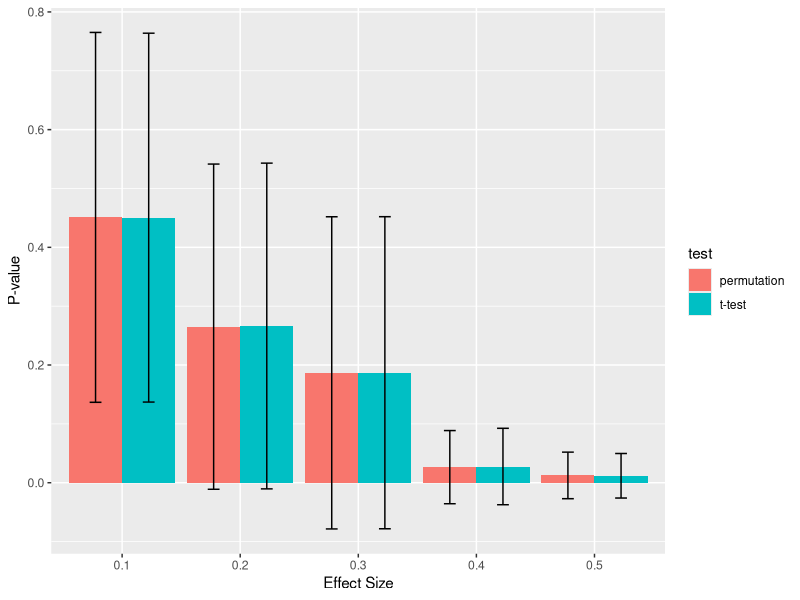
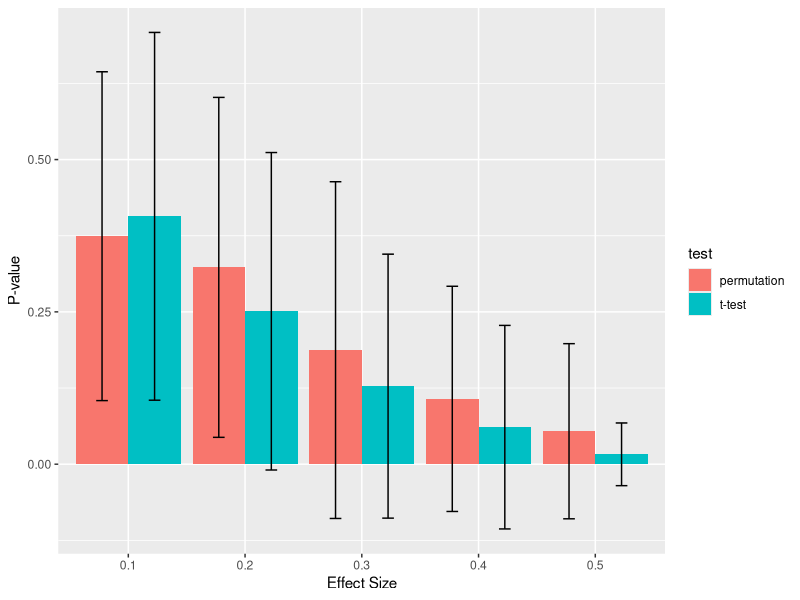

Write R code to recreate these figures, in order.
## ---- chunk 1
library(tidyverse)
simulations = 50
permutations_n = 1000
sample_size = 100
these_effect_sizes = c(.1,.2,.3,.4,.5)
simulations_df <- data.frame(
  effect_size = rep(rep(these_effect_sizes, simulations)),
  simulation  = rep(rep(c(1:simulations)),length(these_effect_sizes)),
  # permutation = rep(c(1:permutations_n), length(these_effect_sizes) * simulations),
  ttest = NA,
  perm_test = NA
)

# could take a while, here's a progess bar
pb = txtProgressBar(min = 0, max = dim(simulations_df)[1], initial = 0) 
for(i in 1:dim(simulations_df)[1]){
  setTxtProgressBar(pb,i)
  this_effect_size = simulations_df$effect_size[i]
  group_1_data = rnorm(sample_size)
  group_2_data = rnorm(sample_size)+ this_effect_size
  simulations_df$ttest[i] = t.test(group_1_data, group_2_data, var.equal = T)$p.value
  
  # permutation analysis
  perm_vector = numeric(permutations_n)
  
  for(j in 1:permutations_n){
    all_sample = c(group_1_data,group_2_data)
    group_1_sample = sample(all_sample, sample_size, replace = FALSE)
    
    # select opposite data for group 2
    group_2_index  = !(all_sample %in% group_1_sample)
    group_2_sample = all_sample[group_2_index]

    # compare the medians
    perm_vector[j] = t.test(group_1_sample, group_2_sample, var.equal = T)$p.value
  }
  simulations_df$perm_test[i] = mean(abs(simulations_df$ttest[i]) > abs(perm_vector))
}

simulations_df %>% 
  group_by(effect_size) %>% 
  summarise(
    ttest_mean = mean(ttest),
    ttest_sd   = sd(ttest),
    perm_mean  = mean(perm_test),
    perm_sd    = sd(perm_test),
  ) -> simulations_summary

simulations_plot_df = data.frame(
  test = rep(c("t-test","permutation"),each = 5),
  effect_size = rep(as.character(these_effect_sizes), 2),
  mean = c(
    mean(simulations_df$ttest[simulations_df$effect_size == .1]),
    mean(simulations_df$ttest[simulations_df$effect_size == .2]),
    mean(simulations_df$ttest[simulations_df$effect_size == .3]),
    mean(simulations_df$ttest[simulations_df$effect_size == .4]),
    mean(simulations_df$ttest[simulations_df$effect_size == .5]),
    mean(simulations_df$perm_test[simulations_df$effect_size == .1]),
    mean(simulations_df$perm_test[simulations_df$effect_size == .2]),
    mean(simulations_df$perm_test[simulations_df$effect_size == .3]),
    mean(simulations_df$perm_test[simulations_df$effect_size == .4]),
    mean(simulations_df$perm_test[simulations_df$effect_size == .5])
  ),
  sd   = c(
    sd(simulations_df$ttest[simulations_df$effect_size == .1]),
    sd(simulations_df$ttest[simulations_df$effect_size == .2]),
    sd(simulations_df$ttest[simulations_df$effect_size == .3]),
    sd(simulations_df$ttest[simulations_df$effect_size == .4]),
    sd(simulations_df$ttest[simulations_df$effect_size == .5]),
    sd(simulations_df$perm_test[simulations_df$effect_size == .1]),
    sd(simulations_df$perm_test[simulations_df$effect_size == .2]),
    sd(simulations_df$perm_test[simulations_df$effect_size == .3]),
    sd(simulations_df$perm_test[simulations_df$effect_size == .4]),
    sd(simulations_df$perm_test[simulations_df$effect_size == .5])
  )
)

ggplot(simulations_plot_df, aes(x=effect_size, y=mean, fill=test)) +
  geom_bar(stat="identity", position=position_dodge()) +
  geom_errorbar(aes(ymin=mean-sd, ymax=mean+sd), width=.2,position=position_dodge(.9)) +
  xlab("Effect Size") +
  ylab("P-value") 
## ---- chunk 2
simulations_df <- data.frame(
  effect_size = rep(rep(these_effect_sizes, simulations)),
  simulation  = rep(rep(c(1:simulations)),length(these_effect_sizes)),
  # permutation = rep(c(1:permutations_n), length(these_effect_sizes) * simulations),
  ttest = NA,
  perm_test = NA
)

# could take a while, here's a progess bar
pb = txtProgressBar(min = 0, max = dim(simulations_df)[1], initial = 0) 
for(i in 1:dim(simulations_df)[1]){
  setTxtProgressBar(pb,i)
  this_effect_size = simulations_df$effect_size[i]
  group_1_data = rnorm(sample_size)
  group_2_data = rnorm(sample_size)+ this_effect_size
  simulations_df$ttest[i] = t.test(group_1_data, group_2_data, var.equal = T)$p.value
  
  # permutation analysis
  perm_vector = numeric(permutations_n)
  
  median_diff = median(group_1_data) - median(group_2_data)
  for(j in 1:permutations_n){
    all_sample = c(group_1_data,group_2_data)
    group_1_sample = sample(all_sample, sample_size, replace = FALSE)
    
    # select opposite data for group 2
    group_2_index  = !(all_sample %in% group_1_sample)
    group_2_sample = all_sample[group_2_index]

    # compare the medians
    perm_vector[j] = median(group_1_sample) - median(group_2_sample)
  }
  simulations_df$perm_test[i] = mean(abs(perm_vector) > abs(median_diff))
}

simulations_df %>% 
  group_by(effect_size) %>% 
  summarise(
    ttest_mean = mean(ttest),
    ttest_sd   = sd(ttest),
    perm_mean  = mean(perm_test),
    perm_sd    = sd(perm_test),
  ) -> simulations_summary

simulations_plot_df = data.frame(
  test = rep(c("t-test","permutation"),each = 5),
  effect_size = rep(as.character(these_effect_sizes), 2),
  mean = c(
    mean(simulations_df$ttest[simulations_df$effect_size == .1]),
    mean(simulations_df$ttest[simulations_df$effect_size == .2]),
    mean(simulations_df$ttest[simulations_df$effect_size == .3]),
    mean(simulations_df$ttest[simulations_df$effect_size == .4]),
    mean(simulations_df$ttest[simulations_df$effect_size == .5]),
    mean(simulations_df$perm_test[simulations_df$effect_size == .1]),
    mean(simulations_df$perm_test[simulations_df$effect_size == .2]),
    mean(simulations_df$perm_test[simulations_df$effect_size == .3]),
    mean(simulations_df$perm_test[simulations_df$effect_size == .4]),
    mean(simulations_df$perm_test[simulations_df$effect_size == .5])
  ),
  sd   = c(
    sd(simulations_df$ttest[simulations_df$effect_size == .1]),
    sd(simulations_df$ttest[simulations_df$effect_size == .2]),
    sd(simulations_df$ttest[simulations_df$effect_size == .3]),
    sd(simulations_df$ttest[simulations_df$effect_size == .4]),
    sd(simulations_df$ttest[simulations_df$effect_size == .5]),
    sd(simulations_df$perm_test[simulations_df$effect_size == .1]),
    sd(simulations_df$perm_test[simulations_df$effect_size == .2]),
    sd(simulations_df$perm_test[simulations_df$effect_size == .3]),
    sd(simulations_df$perm_test[simulations_df$effect_size == .4]),
    sd(simulations_df$perm_test[simulations_df$effect_size == .5])
  )
)

ggplot(simulations_plot_df, aes(x=effect_size, y=mean, fill=test)) +
  geom_bar(stat="identity", position=position_dodge()) +
  geom_errorbar(aes(ymin=mean-sd, ymax=mean+sd), width=.2,position=position_dodge(.9)) +
  xlab("Effect Size") +
  ylab("P-value") 
